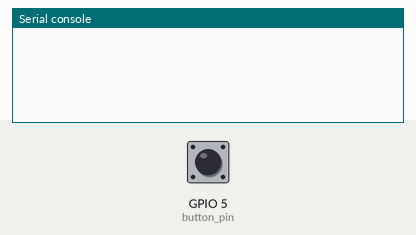
Bench run of a program on a simulated ESP8266 board running MicroPython. Shown: the last lines printed to the serial console. The inputs (shaded band) are chosen by the test bench; at power-on: GPIO 5 (button_pin) HIGH. No radio messages arrive unless stated (any console line starting 'radio sent:' is added by the test bench).

Above: at 1.2 s.
1.3 s: GPIO 5 (button_pin) pulled LOW for 0.15 s
At 1.48 s:
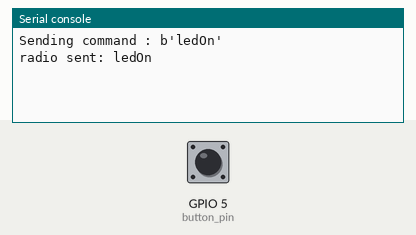
At 1.9 s:
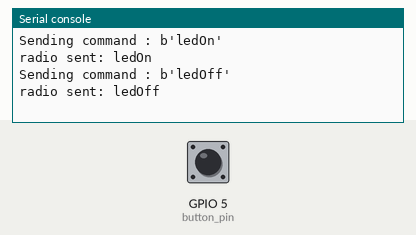

The program:

transmiter_main.py
```python
import network
import espnow
from machine import Pin
from time import sleep_ms


sta = network.WLAN(network.STA_IF)
sta.active(True)
# sta.disconnect()      # For ESP8266

esp = espnow.ESPNow()
esp.active(True)

peer = "Replace the receiver MAC address here"  # MAC address of peer's wifi interface
esp.add_peer(peer)  # Must add_peer() before send()

button_pin = Pin(5, Pin.IN, Pin.PULL_UP)


debounce_delay = 50  # Adjust this value to your needs (milliseconds)
last_button_state = 1  # Assuming the button is not pressed initially

# main loop
while True:
    current_button_state = button_pin.value()  # Read the current state of the button

    if (current_button_state != last_button_state):  # Check if the button state has changed
        sleep_ms(debounce_delay)  # Wait for a short time to debounce the button
        current_button_state = (button_pin.value())  # Read the button state again to make sure it's stable

        if (current_button_state != last_button_state):  # If the button state is still different, it's a valid press
            if current_button_state == 0:
                message = b"ledOn"
                print(f"Sending command : {message}")
                esp.send(peer, message)
            else:
                message = b"ledOff"
                print(f"Sending command : {message}")
                esp.send(peer, message)

        last_button_state = current_button_state  # Update the last button state

    sleep_ms(100)
```

Measured:
- after the input at 1.3 s, the serial console: prints a new line after 0.05 s (image 1)
